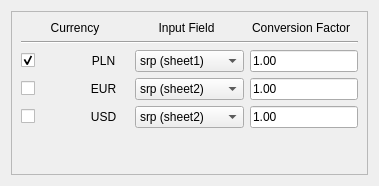
            <widget class="QWidget" name="curr_scroll_area_contents_1">
             <property name="geometry">
              <rect>
               <x>0</x>
               <y>0</y>
               <width>379</width>
               <height>186</height>
              </rect>
             </property>
             <layout class="QGridLayout" name="gridLayout">
              <item row="0" column="0">
               <widget class="QFrame" name="curr_frame_1">
                <property name="sizePolicy">
                 <sizepolicy hsizetype="Expanding" vsizetype="Maximum">
                  <horstretch>0</horstretch>
                  <verstretch>0</verstretch>
                 </sizepolicy>
                </property>
                <property name="autoFillBackground">
                 <bool>false</bool>
                </property>
                <property name="frameShape">
                 <enum>QFrame::Shape::StyledPanel</enum>
                </property>
                <property name="frameShadow">
                 <enum>QFrame::Shadow::Raised</enum>
                </property>
                <layout class="QGridLayout" name="gridLayout_18">
                 <item row="2" column="0">
                  <widget class="QCheckBox" name="include_curr_10">
                   <property name="sizePolicy">
                    <sizepolicy hsizetype="Expanding" vsizetype="Fixed">
                     <horstretch>0</horstretch>
                     <verstretch>0</verstretch>
                    </sizepolicy>
                   </property>
                   <property name="text">
                    <string/>
                   </property>
                   <property name="checked">
                    <bool>true</bool>
                   </property>
                  </widget>
                 </item>
                 <item row="4" column="1">
                  <widget class="QLabel" name="curr_label_12">
                   <property name="sizePolicy">
                    <sizepolicy hsizetype="Expanding" vsizetype="Fixed">
                     <horstretch>0</horstretch>
                     <verstretch>0</verstretch>
                    </sizepolicy>
                   </property>
                   <property name="minimumSize">
                    <size>
                     <width>50</width>
                     <height>0</height>
                    </size>
                   </property>
                   <property name="text">
                    <string>USD</string>
                   </property>
                   <property name="alignment">
                    <set>Qt::AlignmentFlag::AlignCenter</set>
                   </property>
                  </widget>
                 </item>
                 <item row="2" column="1">
                  <widget class="QLabel" name="curr_label_10">
                   <property name="sizePolicy">
                    <sizepolicy hsizetype="Expanding" vsizetype="Fixed">
                     <horstretch>0</horstretch>
                     <verstretch>0</verstretch>
                    </sizepolicy>
                   </property>
                   <property name="minimumSize">
                    <size>
                     <width>50</width>
                     <height>0</height>
                    </size>
                   </property>
                   <property name="text">
                    <string>PLN</string>
                   </property>
                   <property name="alignment">
                    <set>Qt::AlignmentFlag::AlignCenter</set>
                   </property>
                  </widget>
                 </item>
                 <item row="4" column="4">
                  <widget class="QLineEdit" name="c_factor_ledit_12">
                   <property name="text">
                    <string>1.00</string>
                   </property>
                  </widget>
                 </item>
                 <item row="4" column="0">
                  <widget class="QCheckBox" name="include_curr_12">
                   <property name="text">
                    <string/>
                   </property>
                  </widget>
                 </item>
                 <item row="2" column="4">
                  <widget class="QLineEdit" name="c_factor_ledit_10">
                   <property name="text">
                    <string>1.00</string>
                   </property>
                  </widget>
                 </item>
                 <item row="0" column="3" colspan="2">
                  <widget class="QLabel" name="header_cf_label_1">
                   <property name="sizePolicy">
                    <sizepolicy hsizetype="Expanding" vsizetype="Fixed">
                     <horstretch>0</horstretch>
                     <verstretch>0</verstretch>
                    </sizepolicy>
                   </property>
                   <property name="text">
                    <string>Conversion Factor</string>
                   </property>
                   <property name="alignment">
                    <set>Qt::AlignmentFlag::AlignCenter</set>
                   </property>
                  </widget>
                 </item>
                 <item row="3" column="0">
                  <widget class="QCheckBox" name="include_curr_11">
                   <property name="text">
                    <string/>
                   </property>
                  </widget>
                 </item>
                 <item row="0" column="2">
                  <widget class="QLabel" name="header_input_label_1">
                   <property name="sizePolicy">
                    <sizepolicy hsizetype="Expanding" vsizetype="Fixed">
                     <horstretch>0</horstretch>
                     <verstretch>0</verstretch>
                    </sizepolicy>
                   </property>
                   <property name="text">
                    <string>Input Field</string>
                   </property>
                   <property name="alignment">
                    <set>Qt::AlignmentFlag::AlignCenter</set>
                   </property>
                  </widget>
                 </item>
                 <item row="3" column="4">
                  <widget class="QLineEdit" name="c_factor_ledit_11">
                   <property name="text">
                    <string>1.00</string>
                   </property>
                  </widget>
                 </item>
                 <item row="3" column="1">
                  <widget class="QLabel" name="curr_label_11">
                   <property name="sizePolicy">
                    <sizepolicy hsizetype="Expanding" vsizetype="Fixed">
                     <horstretch>0</horstretch>
                     <verstretch>0</verstretch>
                    </sizepolicy>
                   </property>
                   <property name="minimumSize">
                    <size>
                     <width>50</width>
                     <height>0</height>
                    </size>
                   </property>
                   <property name="text">
                    <string>EUR</string>
                   </property>
                   <property name="alignment">
                    <set>Qt::AlignmentFlag::AlignCenter</set>
                   </property>
                  </widget>
                 </item>
                 <item row="3" column="2" colspan="2">
                  <widget class="QComboBox" name="curr_field_combo_11">
                   <property name="sizePolicy">
                    <sizepolicy hsizetype="Expanding" vsizetype="Preferred">
                     <horstretch>0</horstretch>
                     <verstretch>0</verstretch>
                    </sizepolicy>
                   </property>
                   <property name="maximumSize">
                    <size>
                     <width>200</width>
                     <height>16777215</height>
                    </size>
                   </property>
                   <property name="sizeAdjustPolicy">
                    <enum>QComboBox::SizeAdjustPolicy::AdjustToContentsOnFirstShow</enum>
                   </property>
                   <property name="frame">
                    <bool>true</bool>
                   </property>
                   <property name="labelDrawingMode">
                    <enum>QComboBox::LabelDrawingMode::UseStyle</enum>
                   </property>
                   <item>
                    <property name="text">
                     <string>srp (sheet2)</string>
                    </property>
                   </item>
                   <item>
                    <property name="text">
                     <string>name (sheet2)</string>
                    </property>
                   </item>
                  </widget>
                 </item>
                 <item row="0" column="0" colspan="2">
                  <widget class="QLabel" name="header_curr_label_1">
                   <property name="sizePolicy">
                    <sizepolicy hsizetype="Expanding" vsizetype="Fixed">
                     <horstretch>0</horstretch>
                     <verstretch>0</verstretch>
                    </sizepolicy>
                   </property>
                   <property name="text">
                    <string>Currency</string>
                   </property>
                   <property name="alignment">
                    <set>Qt::AlignmentFlag::AlignCenter</set>
                   </property>
                  </widget>
                 </item>
                 <item row="2" column="2" colspan="2">
                  <widget class="QComboBox" name="curr_field_combo_10">
                   <property name="sizePolicy">
                    <sizepolicy hsizetype="Expanding" vsizetype="Preferred">
                     <horstretch>0</horstretch>
                     <verstretch>0</verstretch>
                    </sizepolicy>
                   </property>
                   <property name="maximumSize">
                    <size>
                     <width>200</width>
                     <height>16777215</height>
                    </size>
                   </property>
                   <property name="sizeAdjustPolicy">
                    <enum>QComboBox::SizeAdjustPolicy::AdjustToContentsOnFirstShow</enum>
                   </property>
                   <property name="frame">
                    <bool>true</bool>
                   </property>
                   <property name="labelDrawingMode">
                    <enum>QComboBox::LabelDrawingMode::UseStyle</enum>
                   </property>
                   <item>
                    <property name="text">
                     <string>srp (sheet1)</string>
                    </property>
                   </item>
                   <item>
                    <property name="text">
                     <string>name (sheet2)</string>
                    </property>
                   </item>
                  </widget>
                 </item>
                 <item row="1" column="0" colspan="5">
                  <widget class="Line" name="curr_split_line_1">
                   <property name="sizePolicy">
                    <sizepolicy hsizetype="Expanding" vsizetype="Fixed">
                     <horstretch>0</horstretch>
                     <verstretch>0</verstretch>
                    </sizepolicy>
                   </property>
                   <property name="orientation">
                    <enum>Qt::Orientation::Horizontal</enum>
                   </property>
                  </widget>
                 </item>
                 <item row="5" column="2">
                  <spacer name="verticalSpacer_3">
                   <property name="orientation">
                    <enum>Qt::Orientation::Vertical</enum>
                   </property>
                   <property name="sizeHint" stdset="0">
                    <size>
                     <width>20</width>
                     <height>40</height>
                    </size>
                   </property>
                  </spacer>
                 </item>
                 <item row="4" column="2" colspan="2">
                  <widget class="QComboBox" name="curr_field_combo_12">
                   <property name="sizePolicy">
                    <sizepolicy hsizetype="Expanding" vsizetype="Preferred">
                     <horstretch>0</horstretch>
                     <verstretch>0</verstretch>
                    </sizepolicy>
                   </property>
                   <property name="maximumSize">
                    <size>
                     <width>200</width>
                     <height>16777215</height>
                    </size>
                   </property>
                   <property name="sizeAdjustPolicy">
                    <enum>QComboBox::SizeAdjustPolicy::AdjustToContentsOnFirstShow</enum>
                   </property>
                   <property name="frame">
                    <bool>true</bool>
                   </property>
                   <property name="labelDrawingMode">
                    <enum>QComboBox::LabelDrawingMode::UseStyle</enum>
                   </property>
                   <item>
                    <property name="text">
                     <string>srp (sheet2)</string>
                    </property>
                   </item>
                   <item>
                    <property name="text">
                     <string>name (sheet2)</string>
                    </property>
                   </item>
                  </widget>
                 </item>
                </layout>
               </widget>
              </item>
             </layout>
            </widget>
